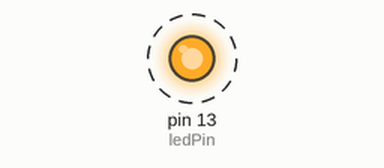
A sketch run on a simulated Arduino Uno, built with avr-gcc and run on an emulated ATmega328P. Shown: output pins drawn as LEDs (lit = HIGH). Dashed ring = blinking. What the sketch prints to the serial monitor is not drawn.

Above: at 0.5 s.
Timing chart, 0 to 4.6 s (numbered marks = the images above):
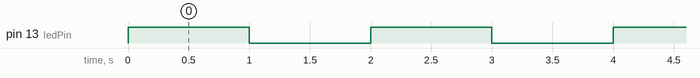

The sketch:

Mikrocomputerprojekt_test.ino
```cpp
/*
  Mein erstes GitHub-Projekt
  Dieses Programm lässt die interne LED blinken und
  sendet einen Text an den Computer.
*/

// Die Pin-Nummer der eingebauten LED (meistens Pin 13)
const int ledPin = LED_BUILTIN;

void setup() {
  // Initialisiere den LED-Pin als Ausgang:
  pinMode(ledPin, OUTPUT);

  // Starte die serielle Kommunikation mit 9600 Baud:
  Serial.begin(9600);

  Serial.println("System gestartet. Das Blinken beginnt...");
}

void loop() {
  // LED einschalten
  digitalWrite(ledPin, HIGH);
  Serial.println("LED ist AN");
  delay(1000); // 1 Sekunde warten (1000 Millisekunden)

  // LED ausschalten
  digitalWrite(ledPin, LOW);
  Serial.println("LED ist AUS");
  delay(1000); // 1 Sekunde warten
}
```

Measured:
- by itself, pin 13 (ledPin): alternates HIGH for 1.0 s and LOW for 1.0 s
